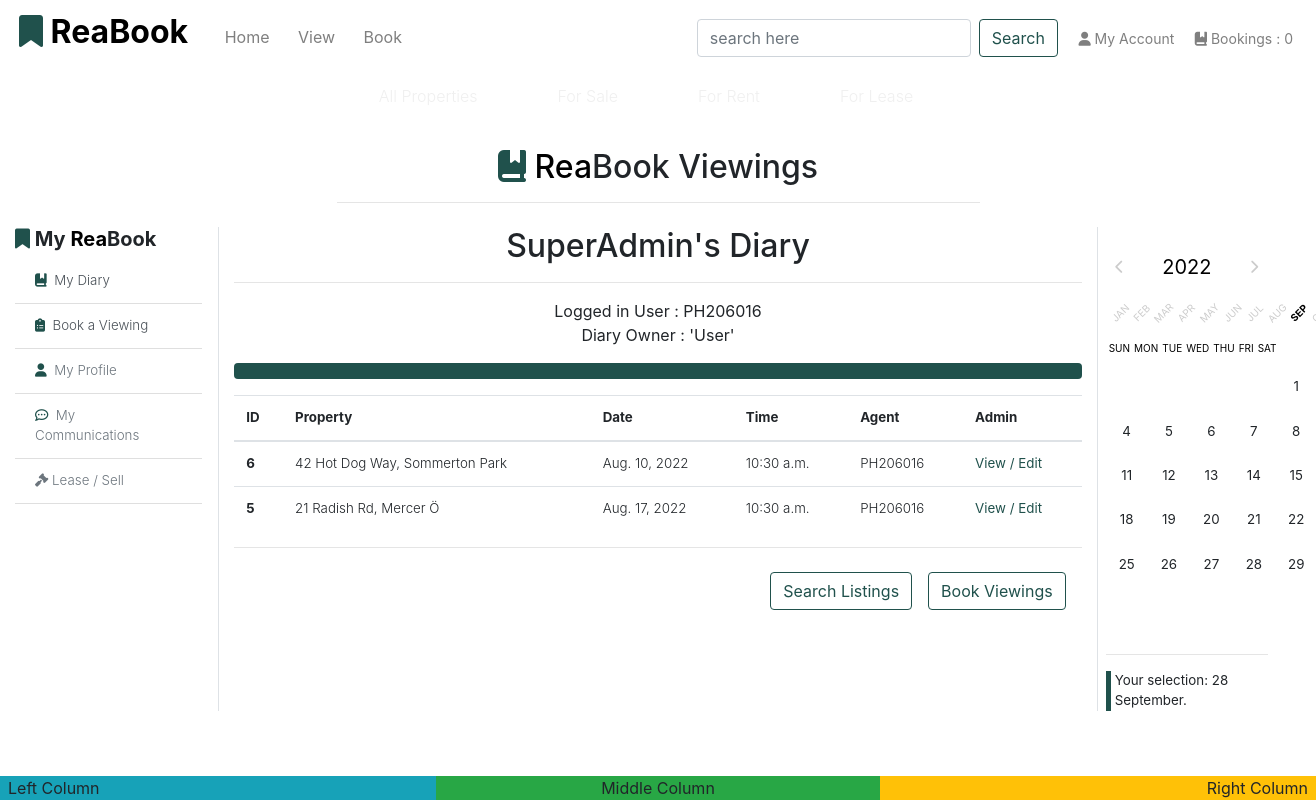
Page /book/diary/ (signed in) on the earlier database version.
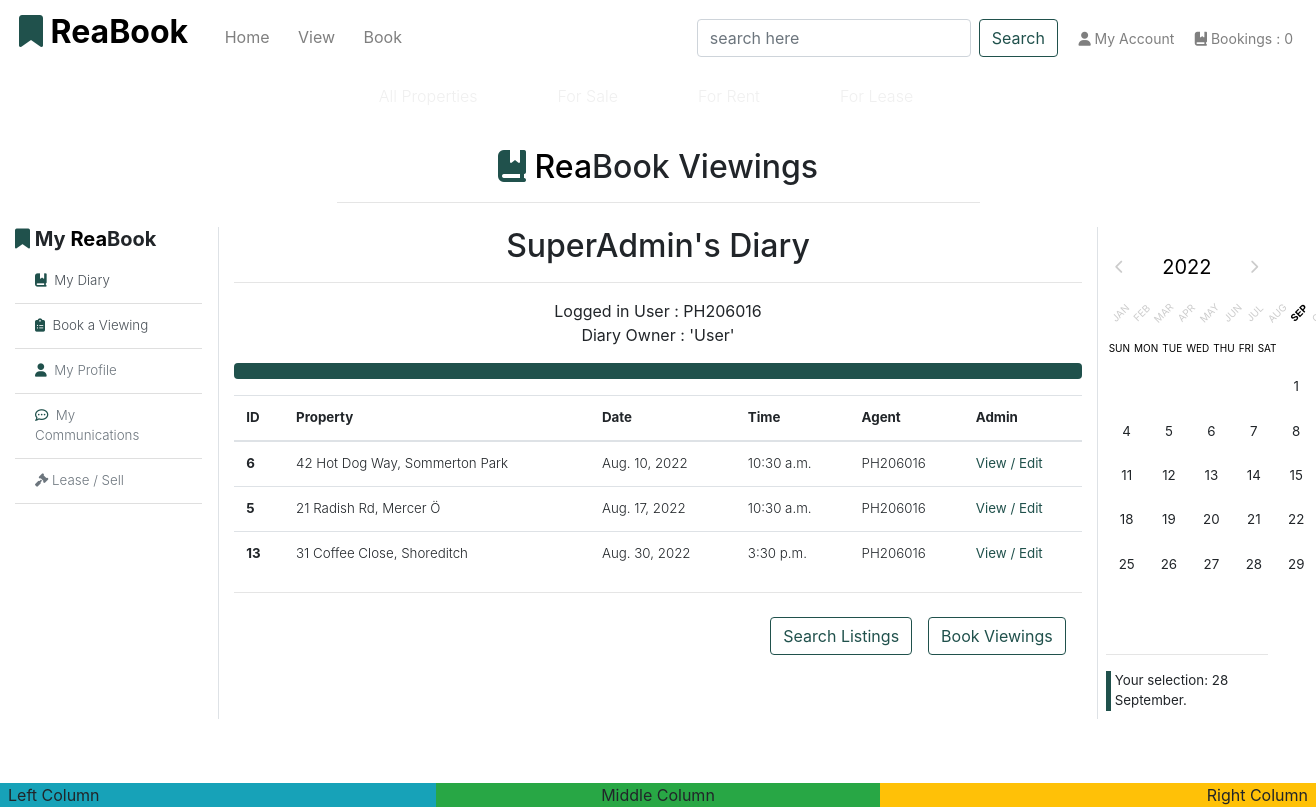
Same page on the later database version.
### app_bookings/models.py (models this page shows, shortened)
class Booking(models.Model):
    booking_number = models.CharField(max_length=8, null=False, editable=False)
    user = models.ForeignKey(User, on_delete=models.CASCADE, null=True, blank=True)
    property_id = models.ForeignKey('app_properties.Property', null=True, blank=True, on_delete=models.SET_NULL)
    booking_name = models.CharField(max_length=254, null=True, blank=True, default='15 min Viewing')
    date_of_viewing = models.DateField(default=date.today)
    time_of_viewing = models.TimeField(default=timezone.now)
    client_message = models.TextField(null=True, blank=True, max_length=140)
    date_submitted = models.DateTimeField(auto_now_add=True)
    f_name = models.CharField(max_length=40)
    l_name = models.CharField(max_length=40)
    client_email = models.EmailField(max_length=254)
    client_phone = models.IntegerField(null=True, blank=True, default='')
    client_city = models.CharField(max_length=140, null=True, blank=True)
    client_state = models.CharField(max_length=10, null=True, blank=True)
    client_zip = models.CharField(max_length=10, default='')
    client_country = models.CharField(max_length=2, choices=pytz.country_names.items(), null=True, blank=True)
    viewing_active = models.BooleanField(default=True)
    contact_ok = models.BooleanField(default=False)
    class Meta:
        verbose_name_plural = 'Bookings'

### app_properties/models.py (models this page shows)
class Property(models.Model):
    realtor = models.ForeignKey(User, on_delete=models.CASCADE, blank=True, null=False, default=User)
    title_no = models.CharField(max_length=254)
    ribbon_feature = models.CharField(max_length=20, default="New Listing")
    name = models.CharField(max_length=30)
    category = models.ForeignKey(
        'Category', null=True, blank=True, on_delete=models.SET_NULL
        )
    sector = models.ForeignKey(
        'Sector', null=True, blank=True, on_delete=models.SET_NULL
        )
    sale_price = models.IntegerField(null=False, blank=True, default=0)
    rent_pw = models.IntegerField(null=False, blank=True, default=0)
    date_available = models.DateField(null=True, blank=True, auto_now_add=True)
    bedrooms = models.IntegerField(null=False, blank=False)
    bathrooms = models.IntegerField(null=False, blank=False)
    carports = models.IntegerField(null=False, blank=False)
    air_conditioning = models.IntegerField(null=False, blank=False)
    rating = models.DecimalField(
        max_digits=3, decimal_places=1, null=True, blank=True
        )
    description = models.TextField()
    main_image_url = models.URLField(max_length=1024, null=True, blank=True)
    main_image = models.ImageField(null=True, blank=True)
    bedroom_image = models.ImageField(null=True, blank=True)
    bath_image = models.ImageField(null=True, blank=True)
    kitchen_image = models.ImageField(null=True, blank=True)
    living_image = models.ImageField(null=True, blank=True)
    unit_no = models.IntegerField(null=True, blank=True)
    level = models.IntegerField(null=True, blank=True)
    house_no = models.IntegerField(null=True, blank=False, default="No.")
    street = models.CharField(max_length=70, default='')
    suburb = models.CharField(max_length=70, default='')
    city = models.CharField(max_length=40)
    state = models.CharField(max_length=40, null=True, blank=True)
    postcode = models.CharField(max_length=10)
    country = models.CharField(max_length=2, choices=pytz.country_names.items(), null=True, blank=True)
    land_area = models.IntegerField(null=True, blank=True)
    building_area = models.IntegerField(null=True, blank=True)
    build_date = models.DateField(null=True, blank=True)
    list_date = models.DateField(auto_now_add=True)
    list_duration = models.IntegerField(null=False, blank=False, default=30)
    owner_fname = models.CharField(max_length=254, null=True, blank=False)
    owner_lname = models.CharField(max_length=254, null=True, blank=False)
    viewings = models.BooleanField(default=True)
    available = models.BooleanField(default=False)
    class Meta:
        verbose_name_plural = 'Properties'
        get_latest_by = 'list_date'
    def __str__(self):
        return f"{self.id}"

### app_bookings/views.py (the view)
# urls.py: path('diary/', views.user_diary, name='user_diary'),
def user_diary(request):
    prop = Property.objects.all()
    bookings = Booking.objects.all()
    context = {
        'bookings': bookings,
        'prop': prop,
        }
    return render(request, 'book/bookings.html', context)

### app_bookings/templates/book/bookings.html (shortened to what this page needs)
{% extends 'base.html' %}
{% load static %}
{% block content %}
{% if user.is_authenticated %}
{% include 'includes/bookings-base.html' %}
<div class="row">
    <div class="col-md-12 text-center mb-md-5 h-100">
        <h2 class="heading-section">{{ user.first_name }}'s Diary</h2>
        <hr>
        Logged in User : {{ user }}
        <br>
        Diary Owner : 'User'
        <br>
        <div class="progress my-3">
            <div class="progress-bar bg-green" role="progressbar" style="width: 100%" aria-valuenow="100" aria-valuemin="0" aria-valuemax="100"></div>
        </div>
        <div class="row mb-3">
            <div class="col text-lg-left">
                <div class="list-group list-group-flush" id="list-tab" role="tablist">
                    <table class="table table-hover">
                        <thead>
                            <tr>
                                <th scope="col">ID</th>
                                <th scope="col">Property</th>
                                <th scope="col">Date</th>
                                <th scope="col">Time</th>
                                <th scope="col">Agent</th>
                                <th scope="col">Admin</th>
                            </tr>
                        </thead>
                        <tbody class="font-weight-light">
                            {% for booking in bookings %}
                                <tr>
                                    <th scope="row">{{ booking.property_id }}</th>
                                    <td>{{ booking.property_id.house_no }} {{ booking.property_id.street }}, {{ booking.property_id.suburb }}</td>
                                    <td>{{ booking.date_of_viewing }}</td>
                                    <td>{{ booking.time_of_viewing }}</td>
                                    <td>{{ booking.property_id.realtor }}</td>
                                    <td>
                                        <a href="{% url 'update_booking' booking.id %}" aria-label="" class="reabook-logo"><strong>View / Edit</strong>
                                        </a>
                                    </td>
                                </tr>
                            {% endfor %}
                        </tbody>
                    </table>
                </div>
                <hr class="mt-0 mb-4">
                <div class="row">
                    <div class="col-lg-12">
                        <a href="{% url 'choose_bookings' %}" aria-label="">
                            <button class="btn btn-outline-reabook float-right mr-3" >Book Viewings</button>
                        </a>
                        <a href="{% url 'properties' %}" aria-label="">
                            <button class="btn btn-outline-reabook float-right mr-3" >Search Listings</button>
                        </a>
                    </div>
                </div>
            </div>
        </div>
    </div>
</div>
{% include 'includes/bookings-base-calendar.html' %}
{% else %}
    {% include 'includes/account-required.html' %}
{% endif %}
{% endblock %}

Differences in the rows shown:
added Booking: property_id "13", property_id.house_no "31", property_id.street "Coffee Close", property_id.suburb "Shoreditch", date_of_viewing "Aug. 30, 2022", time_of_viewing "3:30 p.m.", property_id.realtor "PH206016"
